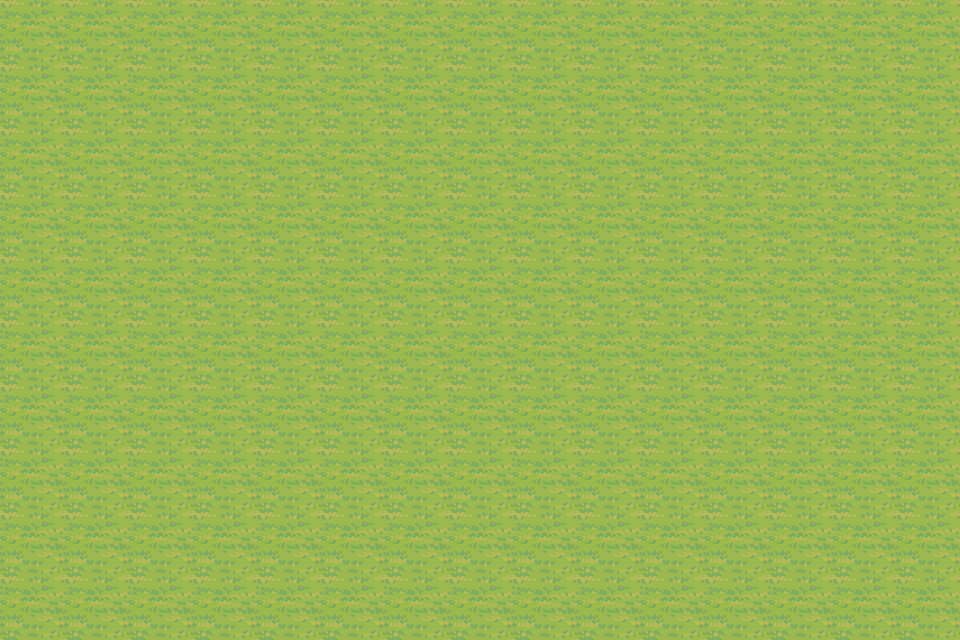

Rendered tile map (Tiled .tmx) drawn with the repository's tilesets; below, a short description and the full map source, tile grids included:
An orthogonal 30x20 tile map with 32x32 px tiles, 1 tile layer (Rutelag 1).

<map version="1.10" tiledversion="1.12.0" orientation="orthogonal" renderorder="right-down" width="30" height="20" tilewidth="32" tileheight="32" infinite="0" nextlayerid="2" nextobjectid="1">
 <tileset firstgid="1" source="../Assets/tiled-filer/Tilemap_color1.tsx" />
 <layer id="1" name="Rutelag 1" width="30" height="20">
  <data encoding="csv">
20,21,22,23,20,21,22,23,20,21,22,23,20,21,22,23,20,21,22,23,20,21,22,23,20,21,22,23,20,21,
38,39,40,41,38,39,40,41,38,39,40,41,38,39,40,41,38,39,40,41,38,39,40,41,38,39,40,41,38,39,
56,57,58,59,56,57,58,59,56,57,58,59,56,57,58,59,56,57,58,59,56,57,58,59,56,57,58,59,56,57,
74,75,76,77,74,75,76,77,74,75,76,77,74,75,76,77,74,75,76,77,74,75,76,77,74,75,76,77,74,75,
20,21,22,23,20,21,22,23,20,21,22,23,20,21,22,23,20,21,22,23,20,21,22,23,20,21,22,23,20,21,
38,39,40,41,38,39,40,41,38,39,40,41,38,39,40,41,38,39,40,41,38,39,40,41,38,39,40,41,38,39,
56,57,58,59,56,57,58,59,56,57,20,21,22,23,20,21,22,23,58,59,56,57,58,59,56,57,58,59,56,57,
74,75,76,77,74,75,76,77,74,75,38,39,40,41,38,39,40,41,76,77,74,75,76,77,74,75,76,77,74,75,
20,21,22,23,20,21,22,23,20,21,56,57,58,59,56,57,58,59,22,23,20,21,22,23,20,21,22,23,20,21,
38,39,40,41,38,39,40,41,38,39,74,75,76,77,74,75,76,77,40,41,38,39,40,41,38,39,40,41,38,39,
56,57,58,59,56,57,58,59,56,57,20,21,22,23,20,21,22,23,58,59,56,57,58,59,56,57,58,59,56,57,
74,75,76,77,74,75,76,77,74,75,38,39,40,41,38,39,40,41,76,77,74,75,76,77,74,75,76,77,74,75,
20,21,22,23,20,21,22,23,20,21,56,57,58,59,56,57,58,59,22,23,20,21,22,23,20,21,22,23,20,21,
38,39,40,41,38,39,40,41,38,39,74,75,76,77,74,75,76,77,40,41,38,39,40,41,38,39,40,41,38,39,
56,57,58,59,56,57,58,59,56,57,58,59,56,57,58,59,56,57,58,59,56,57,58,59,56,57,58,59,56,57,
74,75,76,77,74,75,76,77,74,75,76,77,74,75,76,77,74,75,76,77,74,75,76,77,74,75,76,77,74,75,
20,21,22,23,20,21,22,23,20,21,22,23,20,21,22,23,20,21,22,23,20,21,22,23,20,21,22,23,20,21,
38,39,40,41,38,39,40,41,38,39,40,41,38,39,40,41,38,39,40,41,38,39,40,41,38,39,40,41,38,39,
56,57,58,59,56,57,58,59,56,57,58,59,56,57,58,59,56,57,58,59,56,57,58,59,56,57,58,59,56,57,
74,75,76,77,74,75,76,77,74,75,76,77,74,75,76,77,74,75,76,77,74,75,76,77,74,75,76,77,74,75
</data>
 </layer>
</map>
